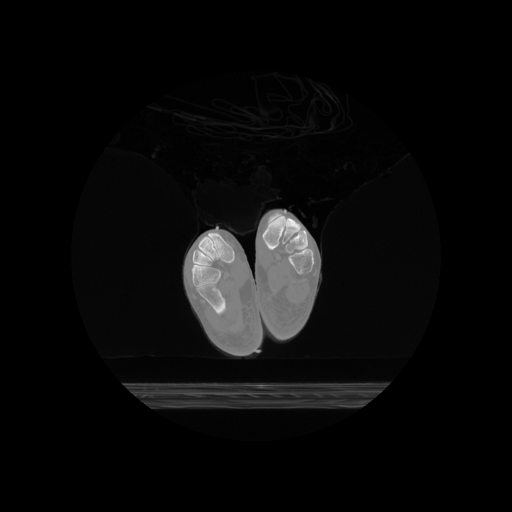
#> input picture data/dcm/VHFCT1mm-Ankle (100).dcm, 512 x 512 px, found by its file name
$ python -i visualize_curvature_data.py   (imports and definitions only)
#> lines starting #> are read from the running program, lines starting #| are printed output that depends on the picture; after the words box and inside, x2 and y2 are one past the last pixel; in counts of white or black regions, pixels touching at a corner belong together
#!/usr/bin/env python3
import os
import json
import matplotlib.pyplot as plt
import numpy as np
import pydicom
import cv2
from scipy.stats import mode

# --- 설정값 ---
input_stats_file = "results/statistics.json"
input_model_file = "results/contact_ratio_model_realistic.json" # 현실적인 모델 파일
input_dcm_dir = "data/dcm"
output_graph_dir = "results/final_graphs_realistic" # 새로운 폴더에 결과 저장
smoothing_window_size = 5

# [17 lines not run here, left out]

# 데이터 추출
try:
    slices = np.array(stats_data['slices'])
    fnames_in_order = stats_data['fnames']
    radius_vals = np.array(stats_data['radius_vals'])
    curvature_vals = np.array(stats_data['curvature_vals'])
    max_contact_ratio = model_data['scaling']['max_contact_ratio']
    exp_params = model_data['exp']
except KeyError as e:
    print(f"Error: Required key '{e}' missing in JSON files. Please check the generating scripts.")
    exit()

# [10 lines not run here, left out]

def exp_model(k, a, c): return c * (1 - np.exp(-a * k))

# 전체 곡률 데이터에 대해 예측된 밀착률 계산
# [1 line that did not run here, left out]

# [2 lines not run here, left out]

# 대표값에 대한 예측 밀착률 표시
# [1 line that did not run here, left out]
# [1 line that did not run here, left out]
# [1 line that did not run here, left out]

# [24 lines not run here, left out]

# 대표값 계산 및 표시
# [1 line that did not run here, left out]
# [1 line that did not run here, left out]
# [1 line that did not run here, left out]
# [1 line that did not run here, left out]

# [17 lines not run here, left out]

# 대표값 계산 및 표시
# [1 line that did not run here, left out]
# [1 line that did not run here, left out]
# [1 line that did not run here, left out]
# [1 line that did not run here, left out]

# [13 lines not run here, left out]

def analyze_and_draw_example_image(fname, output_path):
#> called with fname = '../data/dcm/VHFCT1mm-Ankle (100).dcm', output_path = 'out.png'
    path = os.path.join(input_dcm_dir, fname)
    try:
        ds = pydicom.dcmread(path)
        img_original = ds.pixel_array.astype(np.uint8)
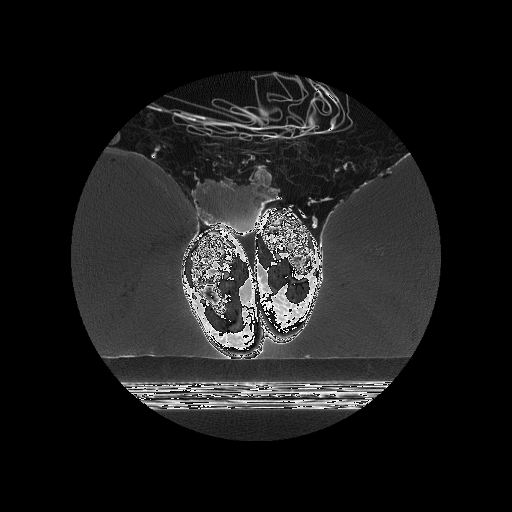
#> img_original: shape (512, 512); min 0, max 255, mean 27.9
        img_processed = cv2.equalizeHist(img_original)
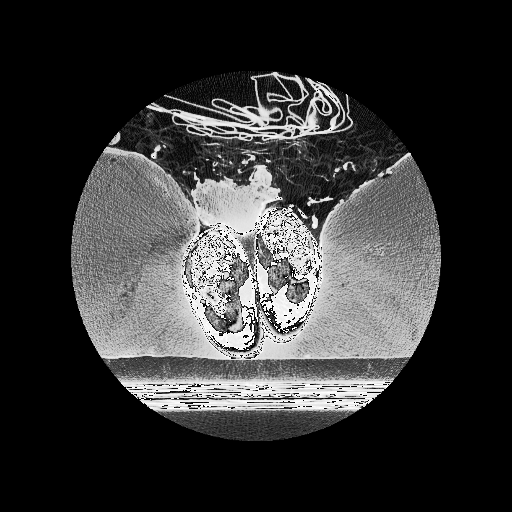
#> img_processed: shape (512, 512); min 0, max 255, mean 53.2
        edges = cv2.Canny(img_processed, 50, 150)
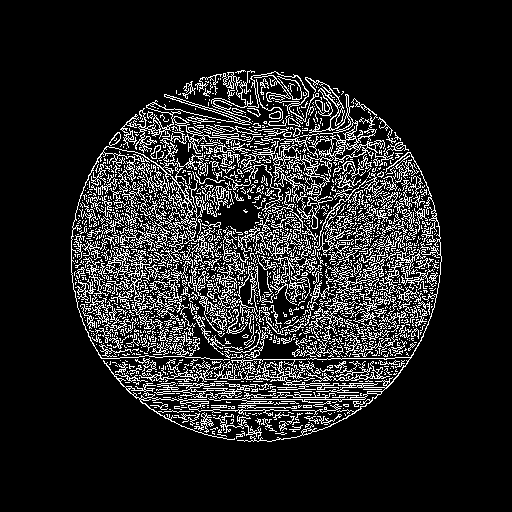
#> edges: shape (512, 512); 13.8% white in thin lines or dots, all inside (x1, y1, x2, y2) = (71, 70, 442, 442)

        cnts, _ = cv2.findContours(edges, cv2.RETR_EXTERNAL, cv2.CHAIN_APPROX_NONE)
#> cnts = 1578 contours, 1478 with area under 20; largest, box (x1, y1, x2, y2) and area: (241, 77, 409, 229) 1895, (71, 146, 230, 361) 1396, (139, 152, 442, 442) 976, (120, 71, 319, 154) 952, (98, 247, 150, 326) 506
        if not cnts:
            print(f"Warning: No contours found for {fname}. Skipping image generation.") # 영어로 변경
            return

        cnt = max(cnts, key=cv2.contourArea)
#> cnt = contour of 3040 points, box (x1, y1, x2, y2) (241, 77, 409, 229), area 1895
        (x, y), r = cv2.minEnclosingCircle(cnt)
#> x = 324.5; y = 156; r = 83.79
        center = (int(x), int(y))
#> center = (324, 156)
        radius = int(r)
#> radius = 83

        plt.figure(figsize=(8, 8))
        plt.imshow(img_original, cmap='gray')
        plt.imshow(edges, cmap='Reds', alpha=0.5)

        circle_patch = plt.Circle(center, radius, color='blue', fill=False, linewidth=2, linestyle='--')
        plt.gca().add_patch(circle_patch)

        plt.title(f'Slice {fname} (Radius: {r:.2f}mm, Curvature: {1/r:.5f} 1/mm)') # 영어로 변경
        plt.axis('off')
        plt.tight_layout()
        plt.savefig(output_path)
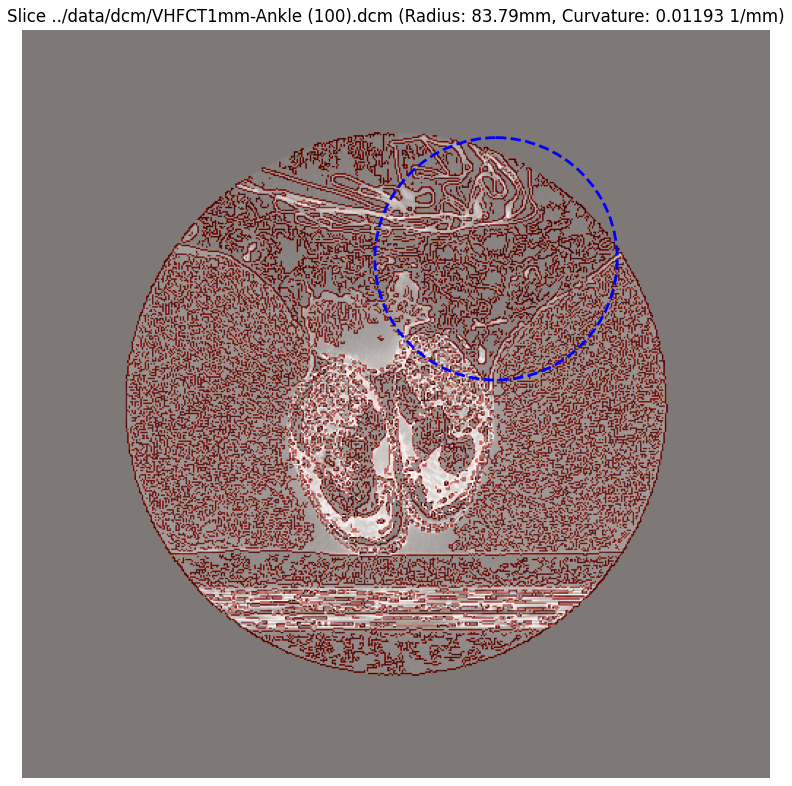
#> figure drawn by matplotlib, 1 panel
        plt.close()
        print(f"[✓] {os.path.basename(output_path)} saved.") # 영어로 변경

    except Exception as e:
        print(f"⚠️ Failed to generate example slice image for {fname} ({e})") # 영어로 변경

# 최빈 반경에 해당하는 슬라이스 찾기
# [39 lines not run here, left out]

>>> result = analyze_and_draw_example_image('../data/dcm/VHFCT1mm-Ankle (100).dcm', 'out.png')
